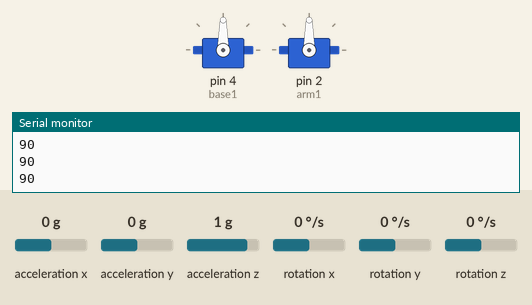
Recording of a sketch running on a simulated Arduino Uno, built with avr-gcc and run on an emulated ATmega328P. Parts: 2 × servo, the last lines printed to the serial monitor. The test bench sets the inputs (shaded band); at power-on: acceleration x 0 g, acceleration y 0 g, acceleration z 1 g, rotation x 0 °/s, rotation y 0 °/s, rotation z 0 °/s.

Above: at 3.2 s.
3.3 s: acceleration x set to -1.4 g
At 3.7 s:
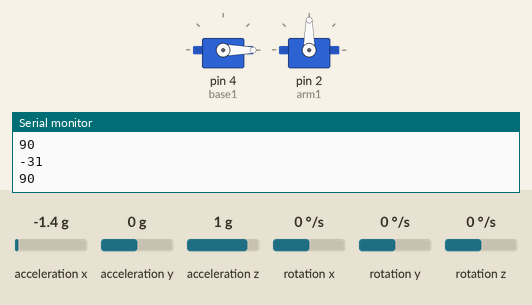
4.9 s: acceleration y set to -0.8 g
At 6.2 s:
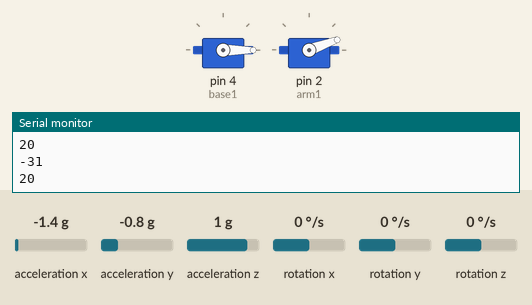
6.5 s: acceleration x set to 0.8 g
At 7.5 s:
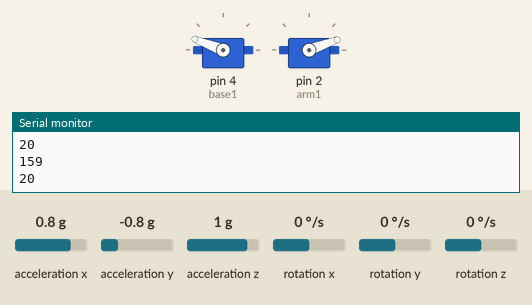
8.2 s: acceleration y set to 1.4 g
At 8.9 s:
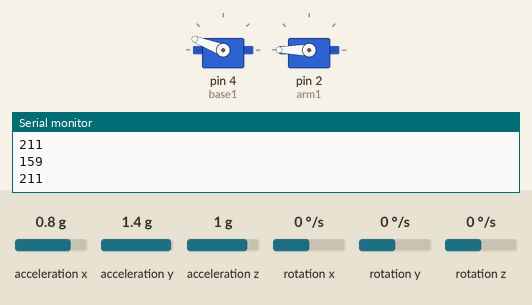
9.8 s: acceleration x set to -0.8 g
At 11.1 s:
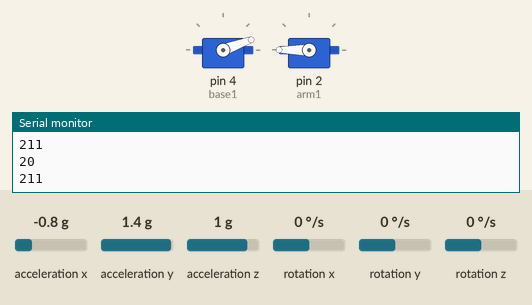
11.4 s: acceleration y set to -1.4 g
At 12.4 s:
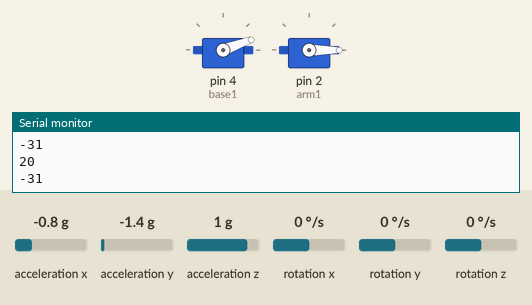
Timing chart, 0 to 13.9 s (numbered marks = the images above; inputs shaded):
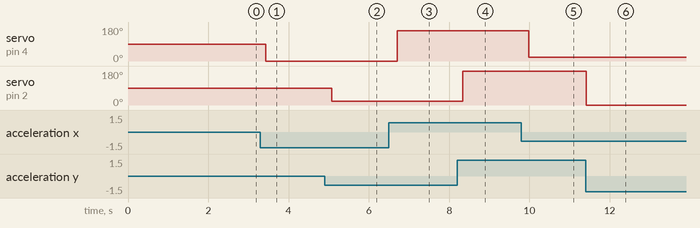

Measured:
- after the input at 3.3 s, servo on pin 4 (base1): 90° → 0° after 0.14 s
- after the input at 4.9 s, servo on pin 2 (arm1): 90° → 20° after 0.17 s
- after the input at 6.5 s, servo on pin 4 (base1): 0° → 159° after 0.21 s
- after the input at 8.2 s, servo on pin 2 (arm1): 20° → 180° after 0.14 s
- after the input at 9.8 s, servo on pin 4 (base1): 159° → 20° after 0.18 s
- after the input at 11.4 s, servo on pin 2 (arm1): 180° → 0° at once

The sketch:

One_motor.ino
```cpp
#include <Wire.h>

#include <MPU6050.h>

#include <Servo.h>

Servo base;
Servo arm;

int base1 = 4;
int arm1 = 2;
MPU6050 sensor ;

int16_t ax, ay, az ;

int16_t gx, gy, gz ;

void setup ( )

{

base.attach ( base1 );
arm.attach ( arm1 );
Wire.begin ( );

Serial.begin  (9600);

Serial.println  ( "Initializing the sensor" );

sensor.initialize ( );

Serial.println (sensor.testConnection ( ) ? "Successfully Connected" : "Connection failed");

delay (1000);

Serial.println ( "Taking Values from the sensor" );

delay (1000);

}


void loop ( )

{

sensor.getMotion6 (&ax, &ay, &az, &gx, &gy, &gz);

ax = map (ax, -17000, 17000, 0, 180) ;

Serial.println (ax);

base.write (ax);

ay = map (ay, -17000, 17000, 0, 180) ;

Serial.println (ay);

arm.write (ay);

delay (200);

}
```
